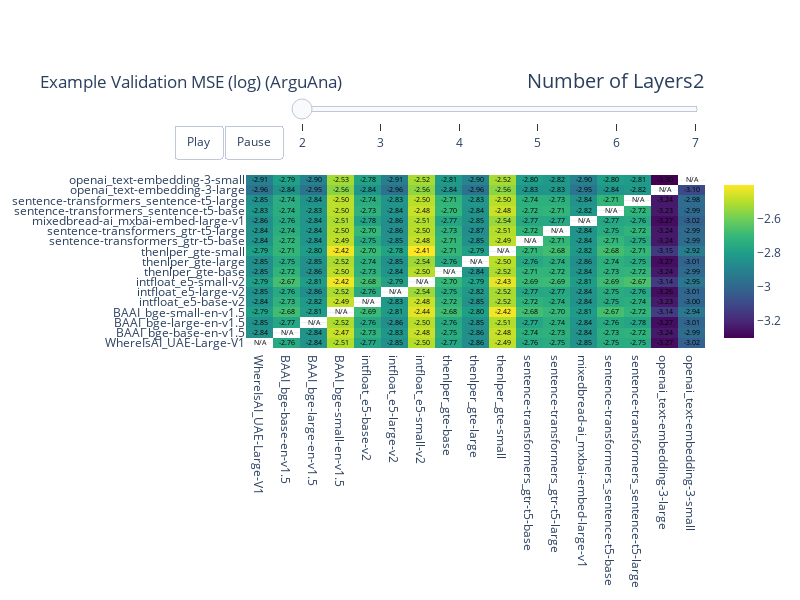

The notebook cell saved with this chart:
### Code cell
# Visualize Imported Data (One Dataset, All Architectures)
labels = sorted(meta["model2idx"], key=lambda k: meta["model2idx"][k])
num_layers = sorted(meta["num_layers"])
matrix = validation_mse[0, :, :, :].transpose(2, 0, 1)
animated_heatmap(
    matrices=matrix,
    log=True,
    title="Example Validation MSE (log) (ArguAna)",
    labels=labels,
    nan_diagnal=True,
    slider_prefix="Number of Layers",
    slider_labels=num_layers,
)

### Figure 1 — Plotly figure (JSON) as saved in the notebook; plotly's stock layout.template omitted (floating-point values rounded to 4 significant figures; data arrays with more than 128 entries replaced by an {"elided": "..."} marker saying what was removed)
{"data": [{"colorscale": [[0, "#440154"], [0.1111, "#482878"], [0.2222, "#3e4989"], [0.3333, "#31688e"], [0.4444, "#26828e"], [0.5556, "#1f9e89"], [0.6667, "#35b779"], [0.7778, "#6ece58"], [0.8889, "#b5de2b"], [1, "#fde725"]], "reversescale": false, "showlegend": false, "showscale": true, "text": {"elided": "17x17 str values"}, "textfont": {"color": "black"}, "texttemplate": "%{text}", "type": "heatmap", "x": ["WhereIsAI_UAE-Large-V1", "BAAI_bge-base-en-v1.5", "BAAI_bge-large-en-v1.5", "BAAI_bge-small-en-v1.5", "intfloat_e5-base-v2", "intfloat_e5-large-v2", "intfloat_e5-small-v2", "thenlper_gte-base", "thenlper_gte-large", "thenlper_gte-small", "sentence-transformers_gtr-t5-base", "sentence-transformers_gtr-t5-large", "mixedbread-ai_mxbai-embed-large-v1", "sentence-transformers_sentence-t5-base", "sentence-transformers_sentence-t5-large", "openai_text-embedding-3-large", "openai_text-embedding-3-small"], "y": ["WhereIsAI_UAE-Large-V1", "BAAI_bge-base-en-v1.5", "BAAI_bge-large-en-v1.5", "BAAI_bge-small-en-v1.5", "intfloat_e5-base-v2", "intfloat_e5-large-v2", "intfloat_e5-small-v2", "thenlper_gte-base", "thenlper_gte-large", "thenlper_gte-small", "sentence-transformers_gtr-t5-base", "sentence-transformers_gtr-t5-large", "mixedbread-ai_mxbai-embed-large-v1", "sentence-transformers_sentence-t5-base", "sentence-transformers_sentence-t5-large", "openai_text-embedding-3-large", "openai_text-embedding-3-small"], "z": {"elided": "17x17 float values"}}], "layout": {"dragmode": false, "height": 600, "sliders": [{"active": 0, "currentvalue": {"font": {"size": 20}, "prefix": "Number of Layers", "visible": true, "xanchor": "right"}, "len": 0.9, "pad": {"b": 10, "t": 50}, "steps": [{"args": [["frame_0"], {"frame": {"duration": 500, "redraw": true}, "mode": "immediate", "transition": {"duration": 500}}], "label": "2", "method": "animate"}, {"args": [["frame_1"], {"frame": {"duration": 500, "redraw": true}, "mode": "immediate", "transition": {"duration": 500}}], "label": "3", "method": "animate"}, {"args": [["frame_2"], {"frame": {"duration": 500, "redraw": true}, "mode": "immediate", "transition": {"duration": 500}}], "label": "4", "method": "animate"}, {"args": [["frame_3"], {"frame": {"duration": 500, "redraw": true}, "mode": "immediate", "transition": {"duration": 500}}], "label": "5", "method": "animate"}, {"args": [["frame_4"], {"frame": {"duration": 500, "redraw": true}, "mode": "immediate", "transition": {"duration": 500}}], "label": "6", "method": "animate"}, {"args": [["frame_5"], {"frame": {"duration": 500, "redraw": true}, "mode": "immediate", "transition": {"duration": 500}}], "label": "7", "method": "animate"}], "transition": {"duration": 500, "easing": "cubic-in-out"}, "x": 0.1, "xanchor": "left", "y": 1.1, "yanchor": "bottom"}], "title": {"text": "Example Validation MSE (log) (ArguAna)"}, "updatemenus": [{"buttons": [{"args": [null, {"frame": {"duration": 500, "redraw": true}, "fromcurrent": true}], "label": "Play", "method": "animate"}, {"args": [[null], {"frame": {"duration": 0, "redraw": true}, "mode": "immediate", "transition": {"duration": 0}}], "label": "Pause", "method": "animate"}], "direction": "left", "pad": {"r": 10, "t": 87}, "showactive": false, "type": "buttons", "x": 0.1, "xanchor": "right", "y": 1.1, "yanchor": "bottom"}], "width": 800, "xaxis": {"fixedrange": true, "nticks": 17}, "yaxis": {"fixedrange": true, "nticks": 17}}}
